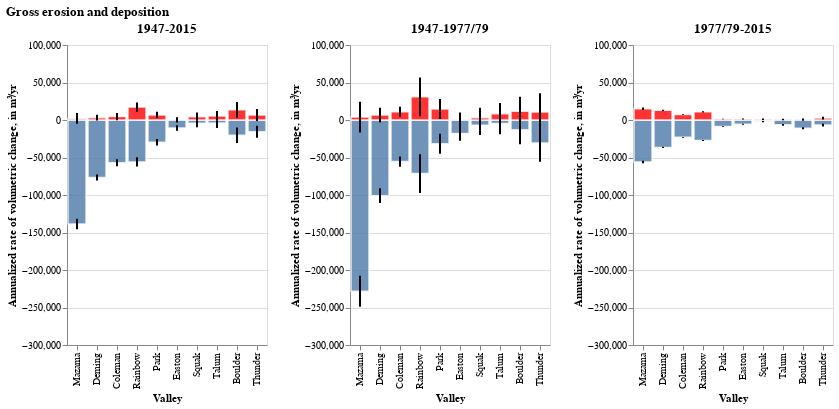

Notebook cell for this chart:
### Markdown cell above
### Gross mass wasted

### Code cell
src_neg = thresh_neg_dv_df_by_valley.drop(columns='index')
bounding_neg = src_neg[src_neg.bounding==True]
non_bounding_neg = src_neg[src_neg.bounding==False]

bounding_chart_neg = bars_and_error_bars(bounding_neg)
early_chart_neg = bars_and_error_bars(non_bounding_neg[non_bounding_neg.start_time == datetime(1947, 9, 14)])
late_chart_neg = bars_and_error_bars(non_bounding_neg[non_bounding_neg.end_time == datetime(2015, 9, 1)])

src_pos = thresh_pos_dv_df_by_valley.drop(columns='index')
bounding_pos = src_pos[src_pos.bounding==True]
non_bounding_pos = src_pos[src_pos.bounding==False]

bounding_chart_pos = bars_and_error_bars(bounding_pos, color='red')
early_chart_pos = bars_and_error_bars(non_bounding_pos[non_bounding_pos.start_time == datetime(1947, 9, 14)], color='red')
late_chart_pos = bars_and_error_bars(non_bounding_pos[non_bounding_pos.end_time == datetime(2015, 9, 1)], color='red')

(
    (bounding_chart_neg + bounding_chart_pos).properties(title="1947-2015") | 
    (early_chart_neg + early_chart_pos).properties(title="1947-1977/79 ") | 
    (late_chart_neg + late_chart_pos).properties(title="1977/79-2015")
).resolve_scale(y='shared').properties(title='Gross erosion and deposition')

### Figure 1 — Vega-Lite specification as saved in the notebook (floating-point values rounded to 4 significant figures)
{"config": {"view": {"continuousWidth": 400, "continuousHeight": 300}}, "hconcat": [{"layer": [{"mark": {"type": "bar", "opacity": 0.8, "stroke": "white", "strokeWidth": 1.5}, "encoding": {"x": {"field": "name", "sort": ["Mazama", "Deming", "Coleman", "Rainbow", "Park", "Easton", "Squak", "Talum", "Boulder", "Thunder"], "type": "ordinal"}, "y": {"field": "Annual Mass Wasted", "type": "quantitative"}}}, {"mark": {"type": "bar", "color": "black", "width": 2}, "encoding": {"x": {"field": "name", "sort": ["Mazama", "Deming", "Coleman", "Rainbow", "Park", "Easton", "Squak", "Talum", "Boulder", "Thunder"], "title": "Valley", "type": "ordinal"}, "y": {"field": "Lower CI", "title": "Annualized rate of volumetric change, in m³/yr", "type": "quantitative"}, "y2": {"field": "Upper CI"}}}, {"layer": [{"mark": {"type": "bar", "color": "red", "opacity": 0.8, "stroke": "white", "strokeWidth": 1.5}, "encoding": {"x": {"field": "name", "sort": ["Mazama", "Deming", "Coleman", "Rainbow", "Park", "Easton", "Squak", "Talum", "Boulder", "Thunder"], "type": "ordinal"}, "y": {"field": "Annual Mass Wasted", "type": "quantitative"}}}, {"mark": {"type": "bar", "color": "black", "width": 2}, "encoding": {"x": {"field": "name", "sort": ["Mazama", "Deming", "Coleman", "Rainbow", "Park", "Easton", "Squak", "Talum", "Boulder", "Thunder"], "title": "Valley", "type": "ordinal"}, "y": {"field": "Lower CI", "title": "Annualized rate of volumetric change, in m³/yr", "type": "quantitative"}, "y2": {"field": "Upper CI"}}}], "data": {"name": "data-899e2af83544c03d6eef2df9cdf71372"}}], "data": {"name": "data-c155780869e89984271093e4c8d0669e"}, "title": "1947-2015"}, {"layer": [{"mark": {"type": "bar", "opacity": 0.8, "stroke": "white", "strokeWidth": 1.5}, "encoding": {"x": {"field": "name", "sort": ["Mazama", "Deming", "Coleman", "Rainbow", "Park", "Easton", "Squak", "Talum", "Boulder", "Thunder"], "type": "ordinal"}, "y": {"field": "Annual Mass Wasted", "type": "quantitative"}}}, {"mark": {"type": "bar", "color": "black", "width": 2}, "encoding": {"x": {"field": "name", "sort": ["Mazama", "Deming", "Coleman", "Rainbow", "Park", "Easton", "Squak", "Talum", "Boulder", "Thunder"], "title": "Valley", "type": "ordinal"}, "y": {"field": "Lower CI", "title": "Annualized rate of volumetric change, in m³/yr", "type": "quantitative"}, "y2": {"field": "Upper CI"}}}, {"layer": [{"mark": {"type": "bar", "color": "red", "opacity": 0.8, "stroke": "white", "strokeWidth": 1.5}, "encoding": {"x": {"field": "name", "sort": ["Mazama", "Deming", "Coleman", "Rainbow", "Park", "Easton", "Squak", "Talum", "Boulder", "Thunder"], "type": "ordinal"}, "y": {"field": "Annual Mass Wasted", "type": "quantitative"}}}, {"mark": {"type": "bar", "color": "black", "width": 2}, "encoding": {"x": {"field": "name", "sort": ["Mazama", "Deming", "Coleman", "Rainbow", "Park", "Easton", "Squak", "Talum", "Boulder", "Thunder"], "title": "Valley", "type": "ordinal"}, "y": {"field": "Lower CI", "title": "Annualized rate of volumetric change, in m³/yr", "type": "quantitative"}, "y2": {"field": "Upper CI"}}}], "data": {"name": "data-dba76f0b69f670ba63fbdbd6c848ce8b"}}], "data": {"name": "data-75357f9fde77b7470dc17d31161f78d4"}, "title": "1947-1977/79 "}, {"layer": [{"mark": {"type": "bar", "opacity": 0.8, "stroke": "white", "strokeWidth": 1.5}, "encoding": {"x": {"field": "name", "sort": ["Mazama", "Deming", "Coleman", "Rainbow", "Park", "Easton", "Squak", "Talum", "Boulder", "Thunder"], "type": "ordinal"}, "y": {"field": "Annual Mass Wasted", "type": "quantitative"}}}, {"mark": {"type": "bar", "color": "black", "width": 2}, "encoding": {"x": {"field": "name", "sort": ["Mazama", "Deming", "Coleman", "Rainbow", "Park", "Easton", "Squak", "Talum", "Boulder", "Thunder"], "title": "Valley", "type": "ordinal"}, "y": {"field": "Lower CI", "title": "Annualized rate of volumetric change, in m³/yr", "type": "quantitative"}, "y2": {"field": "Upper CI"}}}, {"layer": [{"mark": {"type": "bar", "color": "red", "opacity": 0.8, "stroke": "white", "strokeWidth": 1.5}, "encoding": {"x": {"field": "name", "sort": ["Mazama", "Deming", "Coleman", "Rainbow", "Park", "Easton", "Squak", "Talum", "Boulder", "Thunder"], "type": "ordinal"}, "y": {"field": "Annual Mass Wasted", "type": "quantitative"}}}, {"mark": {"type": "bar", "color": "black", "width": 2}, "encoding": {"x": {"field": "name", "sort": ["Mazama", "Deming", "Coleman", "Rainbow", "Park", "Easton", "Squak", "Talum", "Boulder", "Thunder"], "title": "Valley", "type": "ordinal"}, "y": {"field": "Lower CI", "title": "Annualized rate of volumetric change, in m³/yr", "type": "quantitative"}, "y2": {"field": "Upper CI"}}}], "data": {"name": "data-0248488244dd994536c7c21513301f34"}}], "data": {"name": "data-6e5bc5351caef9a78bfd4f66d8a6531d"}, "title": "1977/79-2015"}], "resolve": {"scale": {"y": "shared"}}, "title": "Gross erosion and deposition", "$schema": "https://vega.github.io/schema/vega-lite/v4.17.0.json", "datasets": {"data-c155780869e89984271093e4c8d0669e": [{"dh": -3.48, "area": 580500.0, "volume": -2020000.0, "bounding": true, "name": "Park", "n_pixels": 145100.0, "volumetric_uncertainty": 297800.0, "start_time": "1947-09-14T00:00:00", "end_time": "2015-09-01T00:00:00", "time_difference_years": 68, "Annual Mass Wasted": -29710.0, "Upper CI": -25330.0, "Lower CI": -34090.0, "Average Date": "1981-09-07T00:00:00"}, {"dh": -4.54, "area": 837300.0, "volume": -3801000.0, "bounding": true, "name": "Rainbow", "n_pixels": 209300.0, "volumetric_uncertainty": 424700.0, "start_time": "1947-09-14T00:00:00", "end_time": "2015-09-01T00:00:00", "time_difference_years": 68, "Annual Mass Wasted": -55900.0, "Upper CI": -49660.0, "Lower CI": -62150.0, "Average Date": "1981-09-07T00:00:00"}, {"dh": -10.23, "area": 509600.0, "volume": -5212000.0, "bounding": true, "name": "Deming", "n_pixels": 127400.0, "volumetric_uncertainty": 262700.0, "start_time": "1947-09-14T00:00:00", "end_time": "2015-09-01T00:00:00", "time_difference_years": 68, "Annual Mass Wasted": -76650.0, "Upper CI": -72790.0, "Lower CI": -80510.0, "Average Date": "1981-09-07T00:00:00"}, {"dh": -0.9809, "area": 1411000.0, "volume": -1384000.0, "bounding": true, "name": "Boulder", "n_pixels": 352700.0, "volumetric_uncertainty": 708000.0, "start_time": "1947-09-14T00:00:00", "end_time": "2015-09-01T00:00:00", "time_difference_years": 68, "Annual Mass Wasted": -20350.0, "Upper CI": -9941.0, "Lower CI": -30760.0, "Average Date": "1981-09-07T00:00:00"}, {"dh": -0.4096, "area": 721000.0, "volume": -295300.0, "bounding": true, "name": "Squak", "n_pixels": 180200.0, "volumetric_uncertainty": 367200.0, "start_time": "1947-09-14T00:00:00", "end_time": "2015-09-01T00:00:00", "time_difference_years": 68, "Annual Mass Wasted": -4342.0, "Upper CI": 1058.0, "Lower CI": -9742.0, "Average Date": "1981-09-07T00:00:00"}, {"dh": -0.9809, "area": 1082000.0, "volume": -1061000.0, "bounding": true, "name": "Thunder", "n_pixels": 270400.0, "volumetric_uncertainty": 545400.0, "start_time": "1947-09-14T00:00:00", "end_time": "2015-09-01T00:00:00", "time_difference_years": 68, "Annual Mass Wasted": -15600.0, "Upper CI": -7583.0, "Lower CI": -23620.0, "Average Date": "1981-09-07T00:00:00"}, {"dh": -0.3242, "area": 871600.0, "volume": -282600.0, "bounding": true, "name": "Talum", "n_pixels": 217900.0, "volumetric_uncertainty": 441600.0, "start_time": "1947-09-14T00:00:00", "end_time": "2015-09-01T00:00:00", "time_difference_years": 68, "Annual Mass Wasted": -4156.0, "Upper CI": 2338.0, "Lower CI": -10650.0, "Average Date": "1981-09-07T00:00:00"}, {"dh": -1.543, "area": 472100.0, "volume": -728200.0, "bounding": true, "name": "Easton", "n_pixels": 118000.0, "volumetric_uncertainty": 244200.0, "start_time": "1947-09-14T00:00:00", "end_time": "2015-09-01T00:00:00", "time_difference_years": 68, "Annual Mass Wasted": -10710.0, "Upper CI": -7118.0, "Lower CI": -14300.0, "Average Date": "1981-09-07T00:00:00"}, {"dh": -6.078, "area": 637500.0, "volume": -3875000.0, "bounding": true, "name": "Coleman", "n_pixels": 159400.0, "volumetric_uncertainty": 326000.0, "start_time": "1947-09-14T00:00:00", "end_time": "2015-09-01T00:00:00", "time_difference_years": 68, "Annual Mass Wasted": -56980.0, "Upper CI": -52190.0, "Lower CI": -61770.0, "Average Date": "1981-09-07T00:00:00"}, {"dh": -9.962, "area": 945800.0, "volume": -9422000.0, "bounding": true, "name": "Mazama", "n_pixels": 236500.0, "volumetric_uncertainty": 478300.0, "start_time": "1947-09-14T00:00:00", "end_time": "2015-09-01T00:00:00", "time_difference_years": 68, "Annual Mass Wasted": -138600.0, "Upper CI": -131500.0, "Lower CI": -145600.0, "Average Date": "1981-09-07T00:00:00"}], "data-899e2af83544c03d6eef2df9cdf71372": [{"dh": 0.7936, "area": 580500.0, "volume": 460700.0, "bounding": true, "name": "Park", "n_pixels": 145100.0, "volumetric_uncertainty": 297800.0, "start_time": "1947-09-14T00:00:00", "end_time": "2015-09-01T00:00:00", "time_difference_years": 68, "Annual Mass Wasted": 6775.0, "Upper CI": 11150.0, "Lower CI": 2395.0, "Average Date": "1981-09-07T00:00:00"}, {"dh": 1.398, "area": 837300.0, "volume": 1171000.0, "bounding": true, "name": "Rainbow", "n_pixels": 209300.0, "volumetric_uncertainty": 424700.0, "start_time": "1947-09-14T00:00:00", "end_time": "2015-09-01T00:00:00", "time_difference_years": 68, "Annual Mass Wasted": 17210.0, "Upper CI": 23460.0, "Lower CI": 10970.0, "Average Date": "1981-09-07T00:00:00"}, {"dh": 0.4057, "area": 509600.0, "volume": 206700.0, "bounding": true, "name": "Deming", "n_pixels": 127400.0, "volumetric_uncertainty": 262700.0, "start_time": "1947-09-14T00:00:00", "end_time": "2015-09-01T00:00:00", "time_difference_years": 68, "Annual Mass Wasted": 3040.0, "Upper CI": 6904.0, "Lower CI": -823.4, "Average Date": "1981-09-07T00:00:00"}, {"dh": 0.6529, "area": 1411000.0, "volume": 921200.0, "bounding": true, "name": "Boulder", "n_pixels": 352700.0, "volumetric_uncertainty": 708000.0, "start_time": "1947-09-14T00:00:00", "end_time": "2015-09-01T00:00:00", "time_difference_years": 68, "Annual Mass Wasted": 13550.0, "Upper CI": 23960.0, "Lower CI": 3136.0, "Average Date": "1981-09-07T00:00:00"}, {"dh": 0.4242, "area": 721000.0, "volume": 305800.0, "bounding": true, "name": "Squak", "n_pixels": 180200.0, "volumetric_uncertainty": 367200.0, "start_time": "1947-09-14T00:00:00", "end_time": "2015-09-01T00:00:00", "time_difference_years": 68, "Annual Mass Wasted": 4497.0, "Upper CI": 9897.0, "Lower CI": -902.3, "Average Date": "1981-09-07T00:00:00"}, {"dh": 0.4119, "area": 1082000.0, "volume": 445500.0, "bounding": true, "name": "Thunder", "n_pixels": 270400.0, "volumetric_uncertainty": 545400.0, "start_time": "1947-09-14T00:00:00", "end_time": "2015-09-01T00:00:00", "time_difference_years": 68, "Annual Mass Wasted": 6551.0, "Upper CI": 14570.0, "Lower CI": -1469.0, "Average Date": "1981-09-07T00:00:00"}, {"dh": 0.4252, "area": 871600.0, "volume": 370600.0, "bounding": true, "name": "Talum", "n_pixels": 217900.0, "volumetric_uncertainty": 441600.0, "start_time": "1947-09-14T00:00:00", "end_time": "2015-09-01T00:00:00", "time_difference_years": 68, "Annual Mass Wasted": 5450.0, "Upper CI": 11940.0, "Lower CI": -1044.0, "Average Date": "1981-09-07T00:00:00"}, {"dh": 0.01678, "area": 472100.0, "volume": 7923.0, "bounding": true, "name": "Easton", "n_pixels": 118000.0, "volumetric_uncertainty": 244200.0, "start_time": "1947-09-14T00:00:00", "end_time": "2015-09-01T00:00:00", "time_difference_years": 68, "Annual Mass Wasted": 116.5, "Upper CI": 3708.0, "Lower CI": -3475.0, "Average Date": "1981-09-07T00:00:00"}, {"dh": 0.4806, "area": 637500.0, "volume": 306400.0, "bounding": true, "name": "Coleman", "n_pixels": 159400.0, "volumetric_uncertainty": 326000.0, "start_time": "1947-09-14T00:00:00", "end_time": "2015-09-01T00:00:00", "time_difference_years": 68, "Annual Mass Wasted": 4506.0, "Upper CI": 9300.0, "Lower CI": -287.3, "Average Date": "1981-09-07T00:00:00"}, {"dh": 0.155, "area": 945800.0, "volume": 146600.0, "bounding": true, "name": "Mazama", "n_pixels": 236500.0, "volumetric_uncertainty": 478300.0, "start_time": "1947-09-14T00:00:00", "end_time": "2015-09-01T00:00:00", "time_difference_years": 68, "Annual Mass Wasted": 2156.0, "Upper CI": 9189.0, "Lower CI": -4878.0, "Average Date": "1981-09-07T00:00:00"}], "data-75357f9fde77b7470dc17d31161f78d4": [{"dh": -2.743, "area": 346900.0, "volume": -951600.0, "bounding": false, "name": "Park", "n_pixels": 86720.0, "volumetric_uncertainty": 402800.0, "start_time": "1947-09-14T00:00:00", "end_time": "1977-09-27T00:00:00", "time_difference_years": 30, "Annual Mass Wasted": -31720.0, "Upper CI": -18290.0, "Lower CI": -45150.0, "Average Date": "1962-09-21T00:00:00"}, {"dh": -3.196, "area": 670200.0, "volume": -2142000.0, "bounding": false, "name": "Rainbow", "n_pixels": 167600.0, "volumetric_uncertainty": 774500.0, "start_time": "1947-09-14T00:00:00", "end_time": "1977-09-27T00:00:00", "time_difference_years": 30, "Annual Mass Wasted": -71400.0, "Upper CI": -45580.0, "Lower CI": -97210.0, "Average Date": "1962-09-21T00:00:00"}, {"dh": -7.75, "area": 416600.0, "volume": -3229000.0, "bounding": false, "name": "Deming", "n_pixels": 104100.0, "volumetric_uncertainty": 315100.0, "start_time": "1947-09-14T00:00:00", "end_time": "1979-10-06T00:00:00", "time_difference_years": 32, "Annual Mass Wasted": -100900.0, "Upper CI": -91050.0, "Lower CI": -110700.0, "Average Date": "1963-09-25T00:00:00"}, {"dh": -0.5129, "area": 820800.0, "volume": -421000.0, "bounding": false, "name": "Boulder", "n_pixels": 205200.0, "volumetric_uncertainty": 611700.0, "start_time": "1947-09-14T00:00:00", "end_time": "1979-10-06T00:00:00", "time_difference_years": 32, "Annual Mass Wasted": -13160.0, "Upper CI": 5958.0, "Lower CI": -32270.0, "Average Date": "1963-09-25T00:00:00"}, {"dh": -0.3913, "area": 560100.0, "volume": -219200.0, "bounding": false, "name": "Squak", "n_pixels": 140000.0, "volumetric_uncertainty": 420400.0, "start_time": "1947-09-14T00:00:00", "end_time": "1979-10-06T00:00:00", "time_difference_years": 32, "Annual Mass Wasted": -6850.0, "Upper CI": 6288.0, "Lower CI": -19990.0, "Average Date": "1963-09-25T00:00:00"}, {"dh": -0.9049, "area": 1082000.0, "volume": -978800.0, "bounding": false, "name": "Thunder", "n_pixels": 270400.0, "volumetric_uncertainty": 803000.0, "start_time": "1947-09-14T00:00:00", "end_time": "1979-10-06T00:00:00", "time_difference_years": 32, "Annual Mass Wasted": -30590.0, "Upper CI": -5491.0, "Lower CI": -55680.0, "Average Date": "1963-09-25T00:00:00"}, {"dh": -0.2439, "area": 613100.0, "volume": -149600.0, "bounding": false, "name": "Talum", "n_pixels": 153300.0, "volumetric_uncertainty": 459300.0, "start_time": "1947-09-14T00:00:00", "end_time": "1979-10-06T00:00:00", "time_difference_years": 32, "Annual Mass Wasted": -4674.0, "Upper CI": 9680.0, "Lower CI": -19030.0, "Average Date": "1963-09-25T00:00:00"}, {"dh": -1.408, "area": 408400.0, "volume": -575000.0, "bounding": false, "name": "Easton", "n_pixels": 102100.0, "volumetric_uncertainty": 309100.0, "start_time": "1947-09-14T00:00:00", "end_time": "1979-10-06T00:00:00", "time_difference_years": 32, "Annual Mass Wasted": -17970.0, "Upper CI": -8309.0, "Lower CI": -27630.0, "Average Date": "1963-09-25T00:00:00"}, {"dh": -6.274, "area": 283000.0, "volume": -1775000.0, "bounding": false, "name": "Coleman", "n_pixels": 70750.0, "volumetric_uncertainty": 217000.0, "start_time": "1947-09-14T00:00:00", "end_time": "1979-10-06T00:00:00", "time_difference_years": 32, "Annual Mass Wasted": -55480.0, "Upper CI": -48700.0, "Lower CI": -62260.0, "Average Date": "1963-09-25T00:00:00"}, {"dh": -8.27, "area": 883600.0, "volume": -7307000.0, "bounding": false, "name": "Mazama", "n_pixels": 220900.0, "volumetric_uncertainty": 657700.0, "start_time": "1947-09-14T00:00:00", "end_time": "1979-10-06T00:00:00", "time_difference_years": 32, "Annual Mass Wasted": -228300.0, "Upper CI": -207800.0, "Lower CI": -248900.0, "Average Date": "1963-09-25T00:00:00"}], "data-dba76f0b69f670ba63fbdbd6c848ce8b": [{"dh": 1.266, "area": 346900.0, "volume": 439000.0, "bounding": false, "name": "Park", "n_pixels": 86720.0, "volumetric_uncertainty": 402800.0, "start_time": "1947-09-14T00:00:00", "end_time": "1977-09-27T00:00:00", "time_difference_years": 30, "Annual Mass Wasted": 14630.0, "Upper CI": 28060.0, "Lower CI": 1205.0, "Average Date": "1962-09-21T00:00:00"}, {"dh": 1.381, "area": 670200.0, "volume": 925800.0, "bounding": false, "name": "Rainbow", "n_pixels": 167600.0, "volumetric_uncertainty": 774500.0, "start_time": "1947-09-14T00:00:00", "end_time": "1977-09-27T00:00:00", "time_difference_years": 30, "Annual Mass Wasted": 30860.0, "Upper CI": 56670.0, "Lower CI": 5043.0, "Average Date": "1962-09-21T00:00:00"}, {"dh": 0.5106, "area": 416600.0, "volume": 212700.0, "bounding": false, "name": "Deming", "n_pixels": 104100.0, "volumetric_uncertainty": 315100.0, "start_time": "1947-09-14T00:00:00", "end_time": "1979-10-06T00:00:00", "time_difference_years": 32, "Annual Mass Wasted": 6647.0, "Upper CI": 16490.0, "Lower CI": -3199.0, "Average Date": "1963-09-25T00:00:00"}, {"dh": 0.4609, "area": 820800.0, "volume": 378300.0, "bounding": false, "name": "Boulder", "n_pixels": 205200.0, "volumetric_uncertainty": 611700.0, "start_time": "1947-09-14T00:00:00", "end_time": "1979-10-06T00:00:00", "time_difference_years": 32, "Annual Mass Wasted": 11820.0, "Upper CI": 30940.0, "Lower CI": -7293.0, "Average Date": "1963-09-25T00:00:00"}, {"dh": 0.1807, "area": 560100.0, "volume": 101200.0, "bounding": false, "name": "Squak", "n_pixels": 140000.0, "volumetric_uncertainty": 420400.0, "start_time": "1947-09-14T00:00:00", "end_time": "1979-10-06T00:00:00", "time_difference_years": 32, "Annual Mass Wasted": 3162.0, "Upper CI": 16300.0, "Lower CI": -9976.0, "Average Date": "1963-09-25T00:00:00"}, {"dh": 0.3135, "area": 1082000.0, "volume": 339100.0, "bounding": false, "name": "Thunder", "n_pixels": 270400.0, "volumetric_uncertainty": 803000.0, "start_time": "1947-09-14T00:00:00", "end_time": "1979-10-06T00:00:00", "time_difference_years": 32, "Annual Mass Wasted": 10600.0, "Upper CI": 35690.0, "Lower CI": -14500.0, "Average Date": "1963-09-25T00:00:00"}, {"dh": 0.4411, "area": 613100.0, "volume": 270400.0, "bounding": false, "name": "Talum", "n_pixels": 153300.0, "volumetric_uncertainty": 459300.0, "start_time": "1947-09-14T00:00:00", "end_time": "1979-10-06T00:00:00", "time_difference_years": 32, "Annual Mass Wasted": 8451.0, "Upper CI": 22800.0, "Lower CI": -5902.0, "Average Date": "1963-09-25T00:00:00"}, {"dh": 0.03085, "area": 408400.0, "volume": 12600.0, "bounding": false, "name": "Easton", "n_pixels": 102100.0, "volumetric_uncertainty": 309100.0, "start_time": "1947-09-14T00:00:00", "end_time": "1979-10-06T00:00:00", "time_difference_years": 32, "Annual Mass Wasted": 393.7, "Upper CI": 10050.0, "Lower CI": -9266.0, "Average Date": "1963-09-25T00:00:00"}, {"dh": 1.241, "area": 283000.0, "volume": 351100.0, "bounding": false, "name": "Coleman", "n_pixels": 70750.0, "volumetric_uncertainty": 217000.0, "start_time": "1947-09-14T00:00:00", "end_time": "1979-10-06T00:00:00", "time_difference_years": 32, "Annual Mass Wasted": 10970.0, "Upper CI": 17750.0, "Lower CI": 4192.0, "Average Date": "1963-09-25T00:00:00"}, {"dh": 0.1405, "area": 883600.0, "volume": 124100.0, "bounding": false, "name": "Mazama", "n_pixels": 220900.0, "volumetric_uncertainty": 657700.0, "start_time": "1947-09-14T00:00:00", "end_time": "1979-10-06T00:00:00", "time_difference_years": 32, "Annual Mass Wasted": 3879.0, "Upper CI": 24430.0, "Lower CI": -16670.0, "Average Date": "1963-09-25T00:00:00"}], "data-6e5bc5351caef9a78bfd4f66d8a6531d": [{"dh": -0.9665, "area": 346900.0, "volume": -335300.0, "bounding": false, "name": "Park", "n_pixels": 86720.0, "volumetric_uncertainty": 15980.0, "start_time": "1977-09-27T00:00:00", "end_time": "2015-09-01T00:00:00", "time_difference_years": 38, "Annual Mass Wasted": -8823.0, "Upper CI": -8402.0, "Lower CI": -9243.0, "Average Date": "1996-09-14T00:00:00"}, {"dh": -1.548, "area": 670200.0, "volume": -1037000.0, "bounding": false, "name": "Rainbow", "n_pixels": 167600.0, "volumetric_uncertainty": 25360.0, "start_time": "1977-09-27T00:00:00", "end_time": "2015-09-01T00:00:00", "time_difference_years": 38, "Annual Mass Wasted": -27300.0, "Upper CI": -26630.0, "Lower CI": -27970.0, "Average Date": "1996-09-14T00:00:00"}, {"dh": -3.159, "area": 416600.0, "volume": -1316000.0, "bounding": false, "name": "Deming", "n_pixels": 104100.0, "volumetric_uncertainty": 26380.0, "start_time": "1979-10-06T00:00:00", "end_time": "2015-09-01T00:00:00", "time_difference_years": 36, "Annual Mass Wasted": -36560.0, "Upper CI": -35830.0, "Lower CI": -37290.0, "Average Date": "1997-09-18T00:00:00"}, {"dh": -0.4827, "area": 820800.0, "volume": -396200.0, "bounding": false, "name": "Boulder", "n_pixels": 205200.0, "volumetric_uncertainty": 50920.0, "start_time": "1979-10-06T00:00:00", "end_time": "2015-09-01T00:00:00", "time_difference_years": 36, "Annual Mass Wasted": -11010.0, "Upper CI": -9592.0, "Lower CI": -12420.0, "Average Date": "1997-09-18T00:00:00"}, {"dh": -0.1319, "area": 560100.0, "volume": -73880.0, "bounding": false, "name": "Squak", "n_pixels": 140000.0, "volumetric_uncertainty": 35100.0, "start_time": "1979-10-06T00:00:00", "end_time": "2015-09-01T00:00:00", "time_difference_years": 36, "Annual Mass Wasted": -2052.0, "Upper CI": -1077.0, "Lower CI": -3027.0, "Average Date": "1997-09-18T00:00:00"}, {"dh": -0.2247, "area": 1082000.0, "volume": -243200.0, "bounding": false, "name": "Thunder", "n_pixels": 270500.0, "volumetric_uncertainty": 66790.0, "start_time": "1979-10-06T00:00:00", "end_time": "2015-09-01T00:00:00", "time_difference_years": 36, "Annual Mass Wasted": -6754.0, "Upper CI": -4899.0, "Lower CI": -8610.0, "Average Date": "1997-09-18T00:00:00"}, {"dh": -0.3812, "area": 613100.0, "volume": -233700.0, "bounding": false, "name": "Talum", "n_pixels": 153300.0, "volumetric_uncertainty": 38320.0, "start_time": "1979-10-06T00:00:00", "end_time": "2015-09-01T00:00:00", "time_difference_years": 36, "Annual Mass Wasted": -6493.0, "Upper CI": -5428.0, "Lower CI": -7557.0, "Average Date": "1997-09-18T00:00:00"}, {"dh": -0.5034, "area": 408400.0, "volume": -205600.0, "bounding": false, "name": "Easton", "n_pixels": 102100.0, "volumetric_uncertainty": 25880.0, "start_time": "1979-10-06T00:00:00", "end_time": "2015-09-01T00:00:00", "time_difference_years": 36, "Annual Mass Wasted": -5711.0, "Upper CI": -4992.0, "Lower CI": -6430.0, "Average Date": "1997-09-18T00:00:00"}, {"dh": -2.909, "area": 285100.0, "volume": -829500.0, "bounding": false, "name": "Coleman", "n_pixels": 71280.0, "volumetric_uncertainty": 18390.0, "start_time": "1979-10-06T00:00:00", "end_time": "2015-09-01T00:00:00", "time_difference_years": 36, "Annual Mass Wasted": -23040.0, "Upper CI": -22530.0, "Lower CI": -23550.0, "Average Date": "1997-09-18T00:00:00"}, {"dh": -2.139, "area": 941300.0, "volume": -2014000.0, "bounding": false, "name": "Mazama", "n_pixels": 235300.0, "volumetric_uncertainty": 58240.0, "start_time": "1979-10-06T00:00:00", "end_time": "2015-09-01T00:00:00", "time_difference_years": 36, "Annual Mass Wasted": -55940.0, "Upper CI": -54320.0, "Lower CI": -57560.0, "Average Date": "1997-09-18T00:00:00"}], "data-0248488244dd994536c7c21513301f34": [{"dh": 0.1487, "area": 346900.0, "volume": 51600.0, "bounding": false, "name": "Park", "n_pixels": 86720.0, "volumetric_uncertainty": 15980.0, "start_time": "1977-09-27T00:00:00", "end_time": "2015-09-01T00:00:00", "time_difference_years": 38, "Annual Mass Wasted": 1358.0, "Upper CI": 1778.0, "Lower CI": 937.2, "Average Date": "1996-09-14T00:00:00"}, {"dh": 0.6142, "area": 670200.0, "volume": 411700.0, "bounding": false, "name": "Rainbow", "n_pixels": 167600.0, "volumetric_uncertainty": 25360.0, "start_time": "1977-09-27T00:00:00", "end_time": "2015-09-01T00:00:00", "time_difference_years": 38, "Annual Mass Wasted": 10830.0, "Upper CI": 11500.0, "Lower CI": 10170.0, "Average Date": "1996-09-14T00:00:00"}, {"dh": 1.114, "area": 416600.0, "volume": 464100.0, "bounding": false, "name": "Deming", "n_pixels": 104100.0, "volumetric_uncertainty": 26380.0, "start_time": "1979-10-06T00:00:00", "end_time": "2015-09-01T00:00:00", "time_difference_years": 36, "Annual Mass Wasted": 12890.0, "Upper CI": 13630.0, "Lower CI": 12160.0, "Average Date": "1997-09-18T00:00:00"}, {"dh": 0.02468, "area": 820800.0, "volume": 20260.0, "bounding": false, "name": "Boulder", "n_pixels": 205200.0, "volumetric_uncertainty": 50920.0, "start_time": "1979-10-06T00:00:00", "end_time": "2015-09-01T00:00:00", "time_difference_years": 36, "Annual Mass Wasted": 562.8, "Upper CI": 1977.0, "Lower CI": -851.8, "Average Date": "1997-09-18T00:00:00"}, {"dh": 0.05871, "area": 560100.0, "volume": 32890.0, "bounding": false, "name": "Squak", "n_pixels": 140000.0, "volumetric_uncertainty": 35100.0, "start_time": "1979-10-06T00:00:00", "end_time": "2015-09-01T00:00:00", "time_difference_years": 36, "Annual Mass Wasted": 913.5, "Upper CI": 1888.0, "Lower CI": -61.36, "Average Date": "1997-09-18T00:00:00"}, {"dh": 0.08455, "area": 1082000.0, "volume": 91500.0, "bounding": false, "name": "Thunder", "n_pixels": 270500.0, "volumetric_uncertainty": 66790.0, "start_time": "1979-10-06T00:00:00", "end_time": "2015-09-01T00:00:00", "time_difference_years": 36, "Annual Mass Wasted": 2542.0, "Upper CI": 4397.0, "Lower CI": 686.3, "Average Date": "1997-09-18T00:00:00"}, {"dh": 0.03393, "area": 613100.0, "volume": 20810.0, "bounding": false, "name": "Talum", "n_pixels": 153300.0, "volumetric_uncertainty": 38320.0, "start_time": "1979-10-06T00:00:00", "end_time": "2015-09-01T00:00:00", "time_difference_years": 36, "Annual Mass Wasted": 577.9, "Upper CI": 1642.0, "Lower CI": -486.4, "Average Date": "1997-09-18T00:00:00"}, {"dh": 0.1105, "area": 408400.0, "volume": 45110.0, "bounding": false, "name": "Easton", "n_pixels": 102100.0, "volumetric_uncertainty": 25880.0, "start_time": "1979-10-06T00:00:00", "end_time": "2015-09-01T00:00:00", "time_difference_years": 36, "Annual Mass Wasted": 1253.0, "Upper CI": 1972.0, "Lower CI": 534.2, "Average Date": "1997-09-18T00:00:00"}, {"dh": 0.9072, "area": 285100.0, "volume": 258700.0, "bounding": false, "name": "Coleman", "n_pixels": 71280.0, "volumetric_uncertainty": 18390.0, "start_time": "1979-10-06T00:00:00", "end_time": "2015-09-01T00:00:00", "time_difference_years": 36, "Annual Mass Wasted": 7185.0, "Upper CI": 7696.0, "Lower CI": 6675.0, "Average Date": "1997-09-18T00:00:00"}, {"dh": 0.5724, "area": 941300.0, "volume": 538800.0, "bounding": false, "name": "Mazama", "n_pixels": 235300.0, "volumetric_uncertainty": 58240.0, "start_time": "1979-10-06T00:00:00", "end_time": "2015-09-01T00:00:00", "time_difference_years": 36, "Annual Mass Wasted": 14970.0, "Upper CI": 16590.0, "Lower CI": 13350.0, "Average Date": "1997-09-18T00:00:00"}]}}
